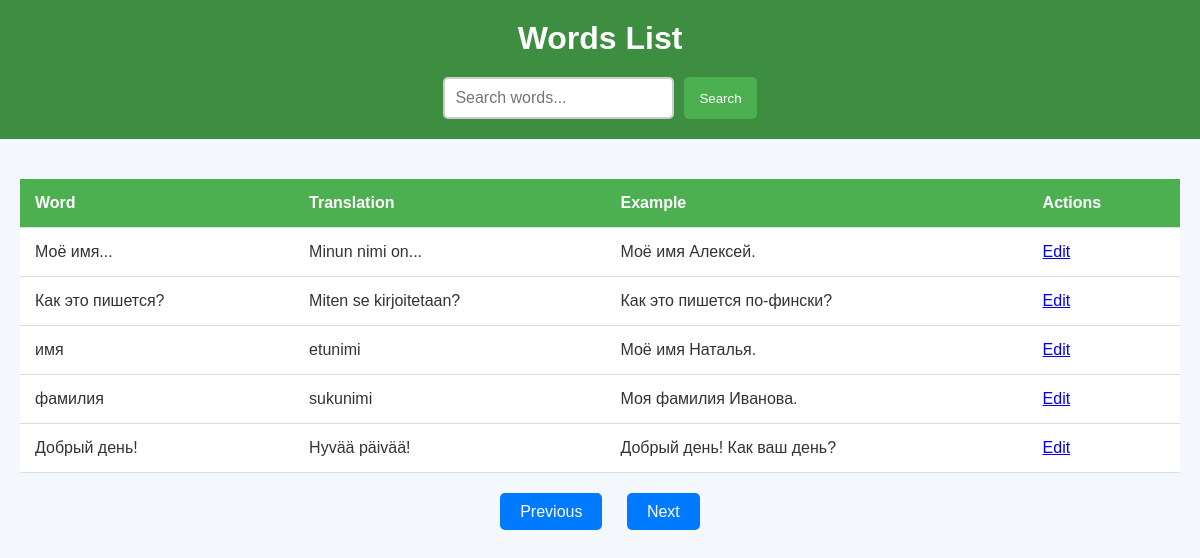
Page /?page=4&search= on the committed database.
### app.py (models this page shows)
class Word(db.Model):
    id = db.Column(db.Integer, primary_key=True)
    word = db.Column(db.String(100), nullable=False)
    translation = db.Column(db.String(100), nullable=False)
    example_sentence = db.Column(db.String(200), nullable=True)

### app.py (the view)
@app.route("/", methods=["GET"])
def index():
    search_query = request.args.get("search", "")
    page = request.args.get("page", 1, type=int)
    if search_query:
        words = Word.query.filter(Word.word.like(f"%{search_query}%")).paginate(page=page, per_page=5)
    else:
        words = Word.query.paginate(page=page, per_page=5)
    return render_template("index.html", words=words, search=search_query)

### templates/index.html (shortened to what this page needs)
<!DOCTYPE html>
<html lang="en">
<head>
    <link rel="stylesheet" href="{{ url_for('static', filename='style.css') }}">
</head>
<body>
    <header>
        <h1>Words List</h1>
        <form method="get" class="search-form">
            <input type="text" name="search" placeholder="Search words..." value="{{ search }}">
            <button type="submit">Search</button>
        </form>
    </header>
    <main>
        <table class="words-table">
            <thead>
                <tr>
                    <th>Word</th>
                    <th>Translation</th>
                    <th>Example</th>
                    <th>Actions</th>
                </tr>
            </thead>
            <tbody>
                {% for word in words.items %}
                <tr>
                    <td>{{ word.word }}</td>
                    <td>{{ word.translation }}</td>
                    <td>{{ word.example_sentence }}</td>
                    <td><a href="{{ url_for('edit_word', id=word.id) }}" class="edit-btn">Edit</a></td>
                </tr>
                {% endfor %}
            </tbody>
        </table>
        <div class="pagination">
            {% if words.has_prev %}
                <a href="{{ url_for('index', page=words.prev_num, search=search) }}" class="pagination-btn">Previous</a>
            {% endif %}
            {% if words.has_next %}
                <a href="{{ url_for('index', page=words.next_num, search=search) }}" class="pagination-btn">Next</a>
            {% endif %}
        </div>
    </main>
</body>
</html>

### static/style.css (style rules this page uses)
* { margin: 0; padding: 0; box-sizing: border-box; }
body { font-family: 'Arial', sans-serif; background-color: #f4f7fc; color: #333; }
header { background-color: #3e8e41; color: white; text-align: center; padding: 20px; }
h1 { font-size: 2rem; }
.search-form { display: flex; justify-content: center; margin-top: 20px; }
.search-form input { padding: 10px; font-size: 1rem; border: 2px solid #ccc; border-radius: 5px; }
.search-form button { padding: 10px 15px; background-color: #4CAF50; color: white; border: none; border-radius: 5px; cursor: pointer; margin-left: 10px; }
main { padding: 20px; max-width: 1200px; margin: 20px auto; }
.words-table { width: 100%; border-collapse: collapse; margin-bottom: 20px; }
.words-table th, .words-table td { padding: 15px; text-align: left; border-bottom: 1px solid #ddd; }
.words-table th { background-color: #4CAF50; color: white; }
.words-table td { background-color: white; }
.pagination { text-align: center; margin-top: 30px; }
.pagination-btn { padding: 10px 20px; background-color: #007bff; color: white; border-radius: 5px; text-decoration: none; margin: 0 10px; }
h1 { text-align: center; font-size: 2rem; margin-bottom: 20px; }

### rows in the picture
Word: word "Моё имя...", translation "Minun nimi on...", example_sentence "Моё имя Алексей."
Word: word "Как это пишется?", translation "Miten se kirjoitetaan?", example_sentence "Как это пишется по-фински?"
Word: word "имя", translation "etunimi", example_sentence "Моё имя Наталья."
Word: word "фамилия", translation "sukunimi", example_sentence "Моя фамилия Иванова."
Word: word "Добрый день!", translation "Hyvää päivää!", example_sentence "Добрый день! Как ваш день?"
